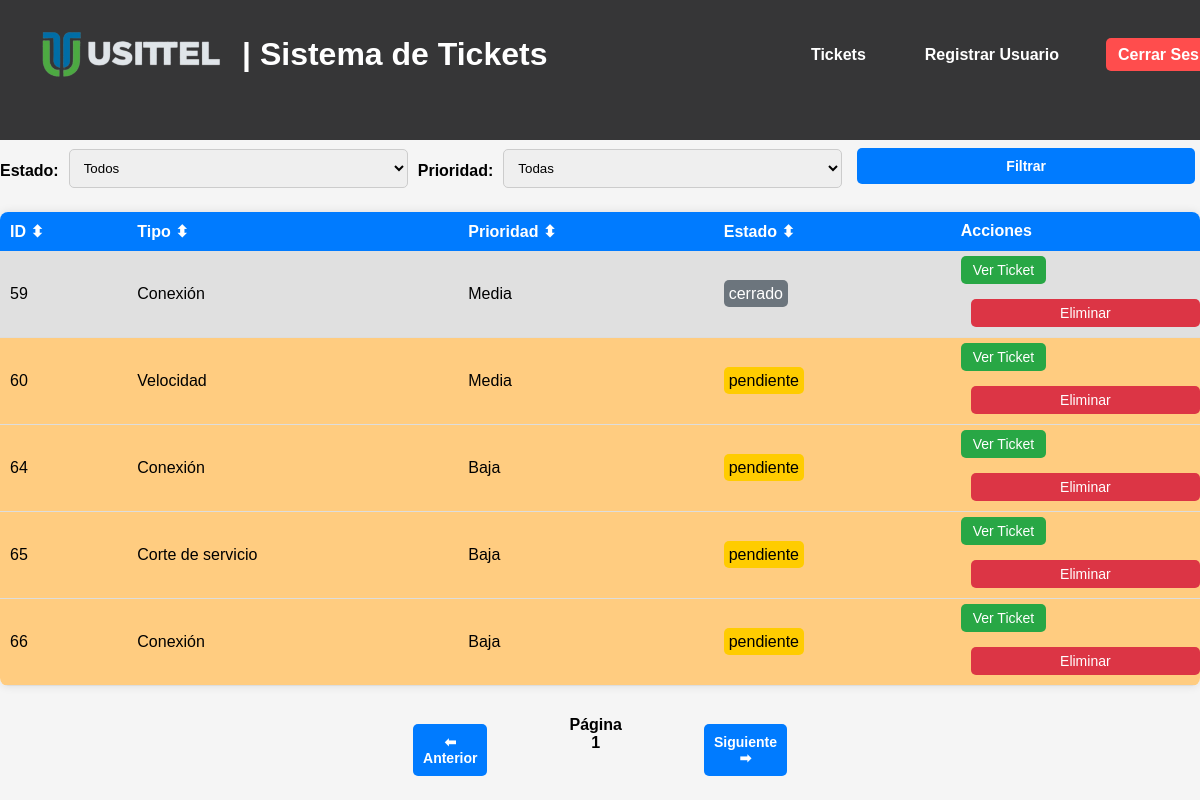
The app's page /tickets (signed in), older data.
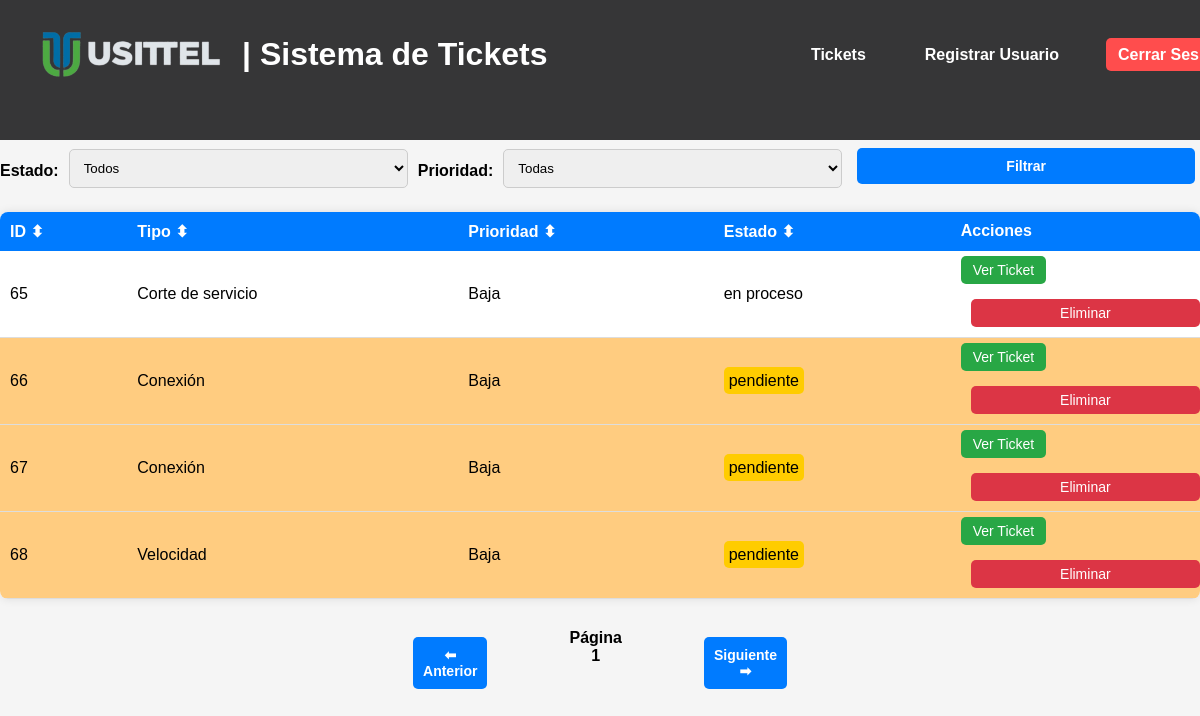
The same page, newer data.
### tables this page shows
CREATE TABLE tickets (
    id INTEGER PRIMARY KEY AUTOINCREMENT,
    tipo TEXT NOT NULL,
    descripcion TEXT NOT NULL,
    prioridad TEXT NOT NULL,
    fecha_creacion DATETIME DEFAULT CURRENT_TIMESTAMP,
    usuario_creador TEXT NOT NULL,
    notas TEXT,
    archivo TEXT
, usuario_asignado TEXT, estado TEXT DEFAULT 'pendiente');

### app.py (the view)
@app.route('/tickets')
@login_required
def tickets():
    estado = request.args.get('estado')
    prioridad = request.args.get('prioridad')
    query = 'SELECT * FROM tickets WHERE 1=1'
    params = []
    if estado in ['pendiente', 'en proceso', 'cerrado']:
        query += ' AND estado = ?'
        params.append(estado)
    if prioridad in ['Baja', 'Media', 'Alta']:
        query += ' AND prioridad = ?'
        params.append(prioridad)
    conn = get_db_connection()
    tickets = conn.execute(query, params).fetchall()
    conn.close()
    return render_template('tickets.html', tickets=tickets, estado=estado, prioridad=prioridad)

### app.py (called while the page is built)
def get_db_connection():
    conn = sqlite3.connect('database.db', timeout=10)  # Espera hasta 10 segundos si la base de datos está bloqueada
    conn.row_factory = sqlite3.Row
    return conn

@login_manager.user_loader
def load_user(user_id):
    conn = get_db_connection()
    user = conn.execute('SELECT * FROM users WHERE id = ?', (user_id,)).fetchone()
    conn.close()
    if user:
        return User(id=user['id'], username=user['username'], role=user['role'])
    return None

### templates/tickets.html (shortened to what this page needs)
<!DOCTYPE html>
<html lang="es">
<head>
    <link rel="stylesheet" href="/static/styles.css">
</head>
<body>
    {% extends "base.html" %}
{% block content %}
    <header>
        {% include 'header.html' %}
        <h1>Lista de Tickets</h1>
        <nav>
            <a href="/logout">Cerrar sesión</a>
        </nav>
    </header>
    <main>
        <form action="/tickets" method="GET" style="display: flex; align-items: center; gap: 10px;">
            <label for="estado">Estado:</label>
            <select name="estado" id="estado">
                <option value="">Todos</option>
            </select>
            <label for="prioridad">Prioridad:</label>
            <select name="prioridad" id="prioridad">
                <option value="">Todas</option>
            </select>
            <button type="submit" class="btn-filter">Filtrar</button>
        </form>
        <table id="ticketsTable">
            <thead>
                <tr>
                    <th onclick="sortTable(0)">ID ⬍</th>
                    <th onclick="sortTable(1)">Tipo ⬍</th>
                    <th onclick="sortTable(2)">Prioridad ⬍</th>
                    <th onclick="sortTable(3)">Estado ⬍</th>
                    <th>Acciones</th>
                </tr>
            </thead>
            <tbody>
                {% for ticket in tickets %}
                <tr class="ticket-row {{ ticket.estado }}">
                    <td>{{ ticket.id }}</td>
                    <td>{{ ticket.tipo }}</td>
                    <td>{{ ticket.prioridad }}</td>
                    <td>
                        <span class="estado estado-{{ ticket.estado|lower }}">
                            {{ ticket.estado }}
                        </span>
                    </td>
                    <td>
                        <a href="{{ url_for('view_ticket', id=ticket.id) }}" class="btn btn-view">Ver Ticket</a>
                        {% if current_user.role == 'usittel' %}
                        <form action="/delete-ticket/{{ ticket.id }}" method="POST"
                            onsubmit="return confirmarAccion('¿Seguro que quieres eliminar este ticket?')">
                            <button type="submit" class="btn btn-delete">Eliminar</button>
                        </form>
                        {% endif %}
                    </td>
                </tr>
                {% endfor %}
            </tbody>
        </table>
        <div style="text-align: center; margin-top: 30px; display: flex; justify-content: center; gap: 2px; margin-left: 30%; margin-right: 30%;">
            <button id="prevPage" class="btn-pagination">⬅ Anterior</button>
            <span id="pageNumber" style="font-weight: bold;">Página 1</span>
            <button id="nextPage" class="btn-pagination">Siguiente ➡</button>
        </div>
    </main>
    {% endblock %}

### templates/base.html (shortened to what this page needs)
<!DOCTYPE html>
<html lang="es">
<head>
    <link rel="stylesheet" href="{{ url_for('static', filename='styles.css') }}">
</head>
<body>
    <header>
        {% include 'header.html' %}
    </header>
    <div class="container">
        {% block content %}{% endblock %}
    </div>
</body>
</html>

### templates/header.html (shortened to what this page needs)
<!DOCTYPE html>
<html lang="es">
<head>
    <link rel="stylesheet" href="{{ url_for('static', filename='styles.css') }}">
</head>
<body>
    <header class="navbar">
        <div class="container">
            <div class="logo-container">
                <img src="{{ url_for('static', filename='logo.png') }}" alt="Usittel Logo" class="logo-img">
                <h1 class="logo-text">| Sistema de Tickets</h1>
            </div>
            <nav>
                <ul>
                    <li><a href="{{ url_for('tickets') }}">Tickets</a></li>
                    {% if current_user.role == 'usittel' %}
                        <li><a href="{{ url_for('register') }}">Registrar Usuario</a></li>
                    {% endif %}
                    <li><a href="{{ url_for('logout') }}" class="logout-btn">Cerrar Sesión</a></li>
                </ul>
            </nav>
        </div>
    </header>
</body>
</html>

### static/styles.css (style rules this page uses)
body { font-family: Arial, sans-serif; margin: 0; padding: 0; background-color: #f5f5f5; }
header { background-color: #363637; color: white; padding: 15px; display: flex; justify-content: space-between; align-items: center; }
header nav a { color: white; text-decoration: none; margin-left: 15px; }
.ticket-row.pendiente { background-color: #ffcc80; }
h1 { color: #333; }
button { width: 100%; background: #007bff; color: white; border: none; padding: 10px; margin-top: 20px; border-radius: 5px; cursor: pointer; font-size: 16px; }
.navbar nav ul { list-style: none; margin: 0; padding: 0; display: flex; }
.navbar nav ul li { margin-left: 20px; }
.navbar nav ul li a { color: white; text-decoration: none; font-size: 16px; }
.navbar { background: #363637; color: white; padding: 15px 20px; position: fixed; top: 0; width: 100%; z-index: 1000; display: flex; justify-content: center; align-items: center; }
.logo-text { color: white; }
.navbar .container { display: flex; justify-content: space-between; align-items: center; width: 100%; max-width: 1200px; margin: 0 auto; }
.logo-container { display: flex; align-items: center; }
.logo-img { height: 50px; margin-right: 15px; }
.navbar nav ul li a { color: white; text-decoration: none; font-size: 16px; font-weight: bold; padding: 8px 12px; transition: background 0.3s ease; border-radius: 5px; }
.logout-btn { background: #ff4d4d; padding: 8px 12px; border-radius: 5px; font-weight: bold; }
table { width: 100%; border-collapse: collapse; margin-top: 20px; background: white; box-shadow: 0px 0px 10px rgba(0, 0, 0, 0.1); border-radius: 8px; overflow: hidden; }
thead { background: #007bff; color: white; font-weight: bold; }
th { padding: 10px; cursor: pointer; text-align: left; }
td { padding: 10px; border-bottom: 1px solid #ddd; }
.estado-pendiente { background: #ffcc00; color: black; padding: 5px; border-radius: 5px; }
.btn { padding: 6px 12px; border: none; cursor: pointer; font-size: 14px; border-radius: 5px; text-decoration: none; }
.btn-view { background: #28a745; color: white; }
.btn-delete { background: #dc3545; color: white; margin-left: 10px; }
.btn-filter { margin: 8px 5px; background-color: #007bff; color: white; border: none; border-radius: 5px; cursor: pointer; font-size: 14px; font-weight: bold; transition: 0.3s ease; }
.btn-pagination { margin: 8px 80px; background-color: #007bff; color: white; border: none; border-radius: 5px; cursor: pointer; font-size: 14px; font-weight: bold; transition: 0.3s ease; }
label { display: block; text-align: left; font-weight: bold; margin-top: 10px; }
input, select, textarea { width: 100%; padding: 10px; margin-top: 5px; border: 1px solid #ccc; border-radius: 5px; }

Row changes from the older to the newer data that the page shows:
removed tickets: id "59", tipo "Conexión", prioridad "Media", estado "cerrado"
removed tickets: id "60", tipo "Velocidad", prioridad "Media", estado "pendiente"
removed tickets: id "64", tipo "Conexión", prioridad "Baja", estado "pendiente"
changed tickets "Corte de servicio": estado "pendiente" → "en proceso"
added tickets: id "67", tipo "Conexión", prioridad "Baja", estado "pendiente"
added tickets: id "68", tipo "Velocidad", prioridad "Baja", estado "pendiente"
